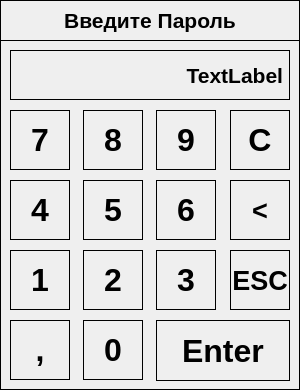
<?xml version="1.0" encoding="UTF-8"?>
<ui version="4.0">
 <class>Password_window</class>
 <widget class="QWidget" name="Password_window">
  <property name="geometry">
   <rect>
    <x>0</x>
    <y>0</y>
    <width>300</width>
    <height>390</height>
   </rect>
  </property>
  <property name="windowTitle">
   <string>Form</string>
  </property>
  <property name="styleSheet">
   <string notr="true">border: 1px Solid black</string>
  </property>
  <widget class="QLabel" name="password_text_label">
   <property name="geometry">
    <rect>
     <x>0</x>
     <y>0</y>
     <width>300</width>
     <height>41</height>
    </rect>
   </property>
   <property name="font">
    <font>
     <family>Arial</family>
     <pointsize>16</pointsize>
     <weight>75</weight>
     <bold>true</bold>
    </font>
   </property>
   <property name="text">
    <string>Введите Пароль</string>
   </property>
   <property name="alignment">
    <set>Qt::AlignCenter</set>
   </property>
  </widget>
  <widget class="QLabel" name="text_to_aply_label">
   <property name="geometry">
    <rect>
     <x>10</x>
     <y>50</y>
     <width>280</width>
     <height>50</height>
    </rect>
   </property>
   <property name="font">
    <font>
     <family>Arial</family>
     <pointsize>16</pointsize>
     <weight>75</weight>
     <bold>true</bold>
    </font>
   </property>
   <property name="text">
    <string>TextLabel</string>
   </property>
   <property name="alignment">
    <set>Qt::AlignRight|Qt::AlignTrailing|Qt::AlignVCenter</set>
   </property>
  </widget>
  <widget class="QPushButton" name="number_7_pushButton">
   <property name="geometry">
    <rect>
     <x>10</x>
     <y>110</y>
     <width>60</width>
     <height>60</height>
    </rect>
   </property>
   <property name="font">
    <font>
     <family>Arial</family>
     <pointsize>24</pointsize>
     <weight>75</weight>
     <bold>true</bold>
    </font>
   </property>
   <property name="text">
    <string>7</string>
   </property>
  </widget>
  <widget class="QPushButton" name="number_8_pushButton">
   <property name="geometry">
    <rect>
     <x>83</x>
     <y>110</y>
     <width>60</width>
     <height>60</height>
    </rect>
   </property>
   <property name="font">
    <font>
     <family>Arial</family>
     <pointsize>24</pointsize>
     <weight>75</weight>
     <bold>true</bold>
    </font>
   </property>
   <property name="text">
    <string>8</string>
   </property>
  </widget>
  <widget class="QPushButton" name="number_9_pushButton">
   <property name="geometry">
    <rect>
     <x>156</x>
     <y>110</y>
     <width>60</width>
     <height>60</height>
    </rect>
   </property>
   <property name="font">
    <font>
     <family>Arial</family>
     <pointsize>24</pointsize>
     <weight>75</weight>
     <bold>true</bold>
    </font>
   </property>
   <property name="text">
    <string>9</string>
   </property>
  </widget>
  <widget class="QPushButton" name="number_4_pushButton">
   <property name="geometry">
    <rect>
     <x>10</x>
     <y>180</y>
     <width>60</width>
     <height>60</height>
    </rect>
   </property>
   <property name="font">
    <font>
     <family>Arial</family>
     <pointsize>24</pointsize>
     <weight>75</weight>
     <bold>true</bold>
    </font>
   </property>
   <property name="text">
    <string>4</string>
   </property>
  </widget>
  <widget class="QPushButton" name="clear_all_pushButton">
   <property name="geometry">
    <rect>
     <x>230</x>
     <y>110</y>
     <width>60</width>
     <height>60</height>
    </rect>
   </property>
   <property name="font">
    <font>
     <family>Arial</family>
     <pointsize>24</pointsize>
     <weight>75</weight>
     <bold>true</bold>
    </font>
   </property>
   <property name="text">
    <string>C</string>
   </property>
  </widget>
  <widget class="QPushButton" name="number_5_pushButton">
   <property name="geometry">
    <rect>
     <x>83</x>
     <y>180</y>
     <width>60</width>
     <height>60</height>
    </rect>
   </property>
   <property name="font">
    <font>
     <family>Arial</family>
     <pointsize>24</pointsize>
     <weight>75</weight>
     <bold>true</bold>
    </font>
   </property>
   <property name="text">
    <string>5</string>
   </property>
  </widget>
  <widget class="QPushButton" name="delete_previous_pushButton">
   <property name="geometry">
    <rect>
     <x>230</x>
     <y>180</y>
     <width>60</width>
     <height>60</height>
    </rect>
   </property>
   <property name="font">
    <font>
     <family>Arial</family>
     <pointsize>20</pointsize>
     <weight>75</weight>
     <bold>true</bold>
    </font>
   </property>
   <property name="text">
    <string>&lt;</string>
   </property>
  </widget>
  <widget class="QPushButton" name="number_6_pushButton">
   <property name="geometry">
    <rect>
     <x>156</x>
     <y>180</y>
     <width>60</width>
     <height>60</height>
    </rect>
   </property>
   <property name="font">
    <font>
     <family>Arial</family>
     <pointsize>24</pointsize>
     <weight>75</weight>
     <bold>true</bold>
    </font>
   </property>
   <property name="text">
    <string>6</string>
   </property>
  </widget>
  <widget class="QPushButton" name="number_1_pushButton">
   <property name="geometry">
    <rect>
     <x>10</x>
     <y>250</y>
     <width>60</width>
     <height>60</height>
    </rect>
   </property>
   <property name="font">
    <font>
     <family>Arial</family>
     <pointsize>24</pointsize>
     <weight>75</weight>
     <bold>true</bold>
    </font>
   </property>
   <property name="text">
    <string>1</string>
   </property>
  </widget>
  <widget class="QPushButton" name="number_2_pushButton">
   <property name="geometry">
    <rect>
     <x>83</x>
     <y>250</y>
     <width>60</width>
     <height>60</height>
    </rect>
   </property>
   <property name="font">
    <font>
     <family>Arial</family>
     <pointsize>24</pointsize>
     <weight>75</weight>
     <bold>true</bold>
    </font>
   </property>
   <property name="text">
    <string>2</string>
   </property>
  </widget>
  <widget class="QPushButton" name="number_3_pushButton">
   <property name="geometry">
    <rect>
     <x>156</x>
     <y>250</y>
     <width>60</width>
     <height>60</height>
    </rect>
   </property>
   <property name="font">
    <font>
     <family>Arial</family>
     <pointsize>24</pointsize>
     <weight>75</weight>
     <bold>true</bold>
    </font>
   </property>
   <property name="text">
    <string>3</string>
   </property>
  </widget>
  <widget class="QPushButton" name="reject_password_window_pushButton">
   <property name="geometry">
    <rect>
     <x>230</x>
     <y>250</y>
     <width>60</width>
     <height>60</height>
    </rect>
   </property>
   <property name="font">
    <font>
     <family>Arial</family>
     <pointsize>20</pointsize>
     <weight>75</weight>
     <bold>true</bold>
    </font>
   </property>
   <property name="text">
    <string>ESC</string>
   </property>
  </widget>
  <widget class="QPushButton" name="set_comma_pushButton">
   <property name="geometry">
    <rect>
     <x>10</x>
     <y>320</y>
     <width>60</width>
     <height>60</height>
    </rect>
   </property>
   <property name="font">
    <font>
     <family>Arial</family>
     <pointsize>24</pointsize>
     <weight>75</weight>
     <bold>true</bold>
    </font>
   </property>
   <property name="text">
    <string>,</string>
   </property>
  </widget>
  <widget class="QPushButton" name="number_0_pushButton">
   <property name="geometry">
    <rect>
     <x>83</x>
     <y>320</y>
     <width>60</width>
     <height>60</height>
    </rect>
   </property>
   <property name="font">
    <font>
     <family>Arial</family>
     <pointsize>24</pointsize>
     <weight>75</weight>
     <bold>true</bold>
    </font>
   </property>
   <property name="text">
    <string>0</string>
   </property>
  </widget>
  <widget class="QPushButton" name="accept_password_window_pushButton">
   <property name="geometry">
    <rect>
     <x>156</x>
     <y>320</y>
     <width>134</width>
     <height>61</height>
    </rect>
   </property>
   <property name="font">
    <font>
     <family>Arial</family>
     <pointsize>24</pointsize>
     <weight>75</weight>
     <bold>true</bold>
    </font>
   </property>
   <property name="text">
    <string>Enter</string>
   </property>
  </widget>
 </widget>
 <resources/>
 <connections>
  <connection>
   <sender>reject_password_window_pushButton</sender>
   <signal>clicked()</signal>
   <receiver>Password_window</receiver>
   <slot>close()</slot>
   <hints>
    <hint type="sourcelabel">
     <x>259</x>
     <y>279</y>
    </hint>
    <hint type="destinationlabel">
     <x>149</x>
     <y>194</y>
    </hint>
   </hints>
  </connection>
 </connections>
</ui>
